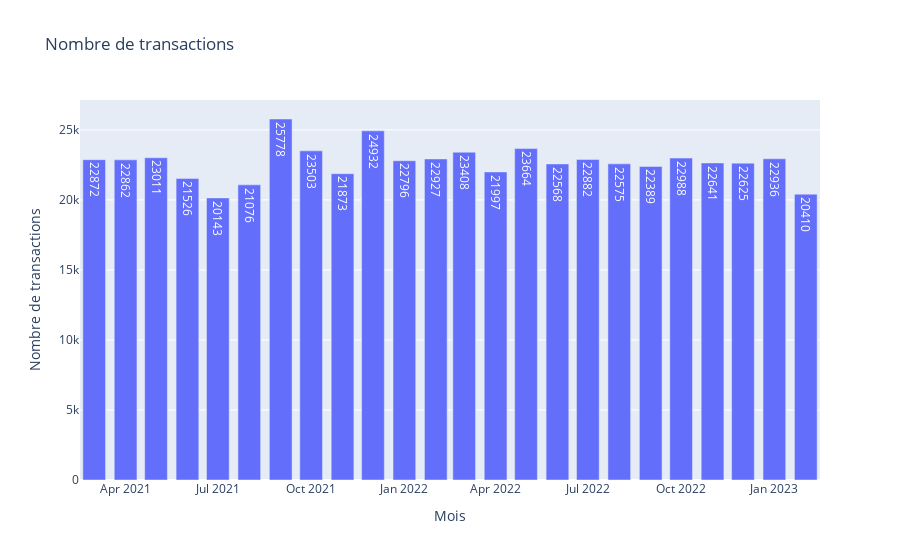

Here is the notebook cell this chart was saved with:
### Code cell
#Representation graphique du nombre de transactions
nbre_transact['annee_mois'] = nbre_transact['annee_mois'].astype(str)
fig = px.bar(
    nbre_transact,
    x='annee_mois',
    y='nbre_transaction',
    title='Nombre de transactions',
    labels={'annee_mois': 'Mois', 'nbre_transaction': 'Nombre de transactions'}
)
fig.update_traces(text=nbre_transact['nbre_transaction'], textposition='auto')

### Figure 1 — Plotly figure (JSON) as saved in the notebook; plotly's stock layout.template omitted (floating-point values rounded to 4 significant figures)
{"data": [{"alignmentgroup": "True", "hovertemplate": "Mois=%{x}<br>Nombre de transactions=%{y}<extra></extra>", "legendgroup": "", "marker": {"color": "#636efa", "pattern": {"shape": ""}}, "name": "", "offsetgroup": "", "orientation": "v", "showlegend": false, "text": [22872, 22862, 23011, 21526, 20143, 21076, 25778, 23503, 21873, 24932, 22796, 22927, 23408, 21997, 23664, 22568, 22882, 22575, 22389, 22988, 22641, 22625, 22936, 20410], "textposition": "auto", "type": "bar", "x": ["2021-03", "2021-04", "2021-05", "2021-06", "2021-07", "2021-08", "2021-09", "2021-10", "2021-11", "2021-12", "2022-01", "2022-02", "2022-03", "2022-04", "2022-05", "2022-06", "2022-07", "2022-08", "2022-09", "2022-10", "2022-11", "2022-12", "2023-01", "2023-02"], "xaxis": "x", "y": [22872, 22862, 23011, 21526, 20143, 21076, 25778, 23503, 21873, 24932, 22796, 22927, 23408, 21997, 23664, 22568, 22882, 22575, 22389, 22988, 22641, 22625, 22936, 20410], "yaxis": "y"}], "layout": {"autosize": true, "barmode": "relative", "legend": {"tracegroupgap": 0}, "title": {"text": "Nombre de transactions"}, "xaxis": {"anchor": "y", "autorange": true, "domain": [0, 1], "range": ["2021-02-15", "2023-02-15"], "title": {"text": "Mois"}, "type": "date"}, "yaxis": {"anchor": "x", "autorange": true, "domain": [0, 1], "range": [0, 27130.0], "title": {"text": "Nombre de transactions"}, "type": "linear"}}}
